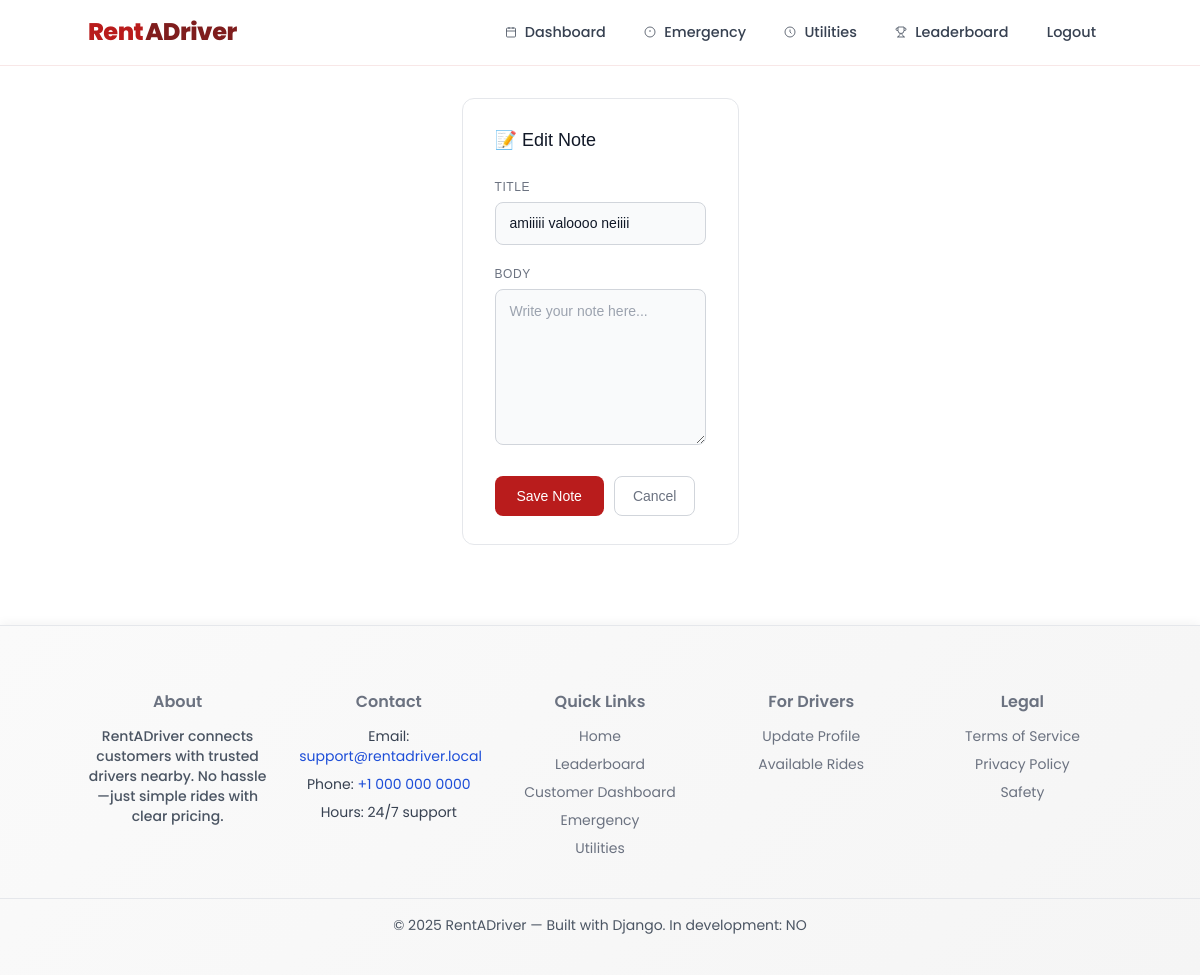
The page /utilities/notes/1/edit/ (signed in) on the database as committed earlier.
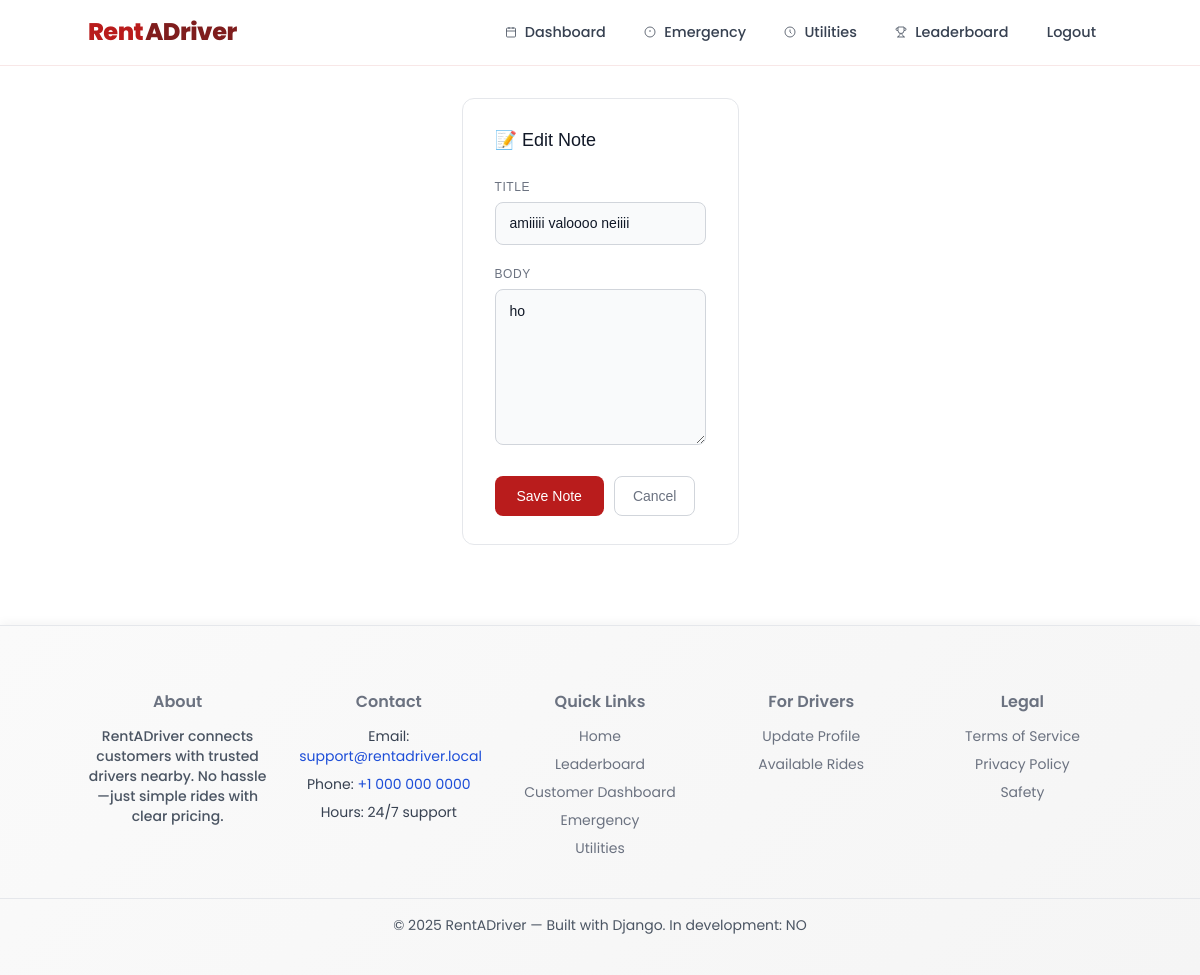
The same page on the database as committed later.
### utilities/models.py (models this page shows, shortened)
class Note(models.Model):
	user = models.ForeignKey(
		settings.AUTH_USER_MODEL,
		on_delete=models.CASCADE,
		related_name="notes",
		null=True,
		blank=True,
	)
	title = models.CharField(max_length=100)
	body = models.TextField(blank=True)
	created_at = models.DateTimeField(auto_now_add=True)
	updated_at = models.DateTimeField(auto_now=True)

### utilities/views.py (the view, shortened to what this page needs)
# urls.py: path("notes/<int:note_id>/edit/", views.notes_edit, name="utilities_notes_edit"),
@login_required
def notes_edit(request, note_id):
    note = get_object_or_404(Note, id=note_id, user=request.user)
    return render(request, "utilities_notes_form.html", {"note": note})

### core/templates/utilities_notes_form.html (shortened to what this page needs)
{% extends "base.html" %}
{% block content %}
<section style="max-width: 520px; margin: 2rem auto; padding: 0 1rem; font-family: sans-serif;">
  <div style="background: #fff; border: 1px solid #e5e7eb; border-radius: 12px; padding: 1.75rem 2rem;">
    <h2 style="font-size: 18px; font-weight: 500; margin: 0 0 1.5rem;">
      📝 {% if note %}Edit Note{% else %}New Note{% endif %}
    </h2>
    <form method="post" action="">
      <div style="margin-bottom: 1.25rem;">
        <label style="display: block; font-size: 12px; font-weight: 500; color: #6b7280; text-transform: uppercase; letter-spacing: .05em; margin-bottom: 6px;">Title</label>
        <input type="text" name="title" value="{% if note %}{{ note.title }}{% endif %}"
          placeholder="Enter note title..." required
          style="width: 100%; padding: 10px 14px; border: 1px solid #d1d5db; border-radius: 8px; font-size: 14px; background: #f9fafb; box-sizing: border-box; outline: none;" />
      </div>
      <div style="margin-bottom: 1.25rem;">
        <label style="display: block; font-size: 12px; font-weight: 500; color: #6b7280; text-transform: uppercase; letter-spacing: .05em; margin-bottom: 6px;">Body</label>
        <textarea name="body" rows="6" placeholder="Write your note here..."
          style="width: 100%; padding: 10px 14px; border: 1px solid #d1d5db; border-radius: 8px; font-size: 14px; background: #f9fafb; box-sizing: border-box; resize: vertical; outline: none; line-height: 1.6;">{% if note %}{{ note.body }}{% endif %}</textarea>
      </div>
      <div style="display: flex; gap: 10px; margin-top: 1.5rem;">
        <button type="submit"
          style="height: 40px; padding: 0 22px; background: #b91c1c; color: #fff; border: none; border-radius: 8px; font-size: 14px; font-weight: 500; cursor: pointer;">
          Save Note
        </button>
        <a href="{% url 'utilities_notes_list' %}"
          style="height: 40px; padding: 0 18px; border: 1px solid #d1d5db; border-radius: 8px; font-size: 14px; color: #6b7280; text-decoration: none; display: flex; align-items: center;">
          Cancel
        </a>
      </div>
    </form>
  </div>
</section>
{% endblock %}

Rows that differ between the two databases and show on the page:
changed Note "amiiiii valoooo neiiii": body (not shown) → "ho"
